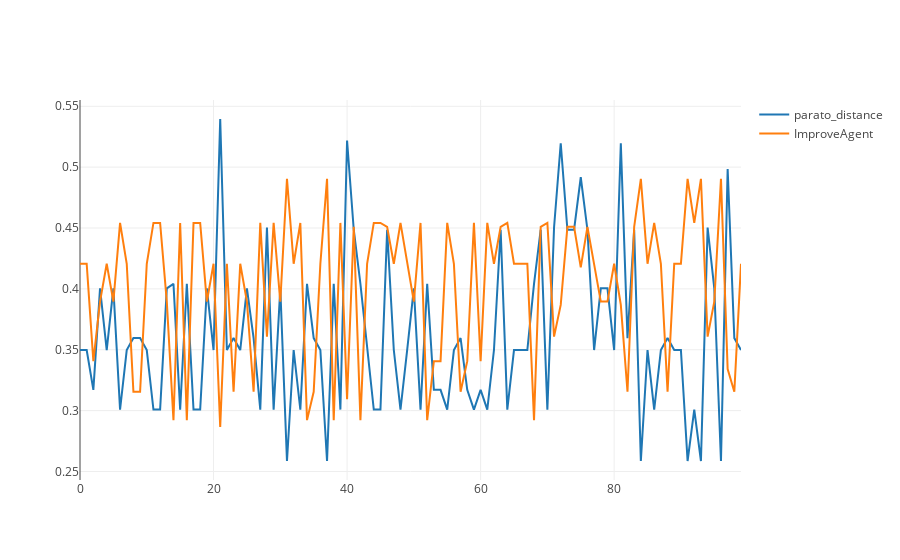

Notebook code cell kept with this figure:
### Code cell
from plotly.offline import iplot, init_notebook_mode
import plotly.plotly as py
from plotly.graph_objs import Scatter, Data


init_notebook_mode(connected=True) 

trace0 = Scatter(
    x=left,
    y=parato,
    name="parato_distance"
)

trace1 = Scatter(
    x=left,
    y=improve,
    name="ImproveAgent"
)

data = Data([trace0, trace1])
# data = Data([trace0])
unique_url = iplot(data, filename = 'basic-line')
